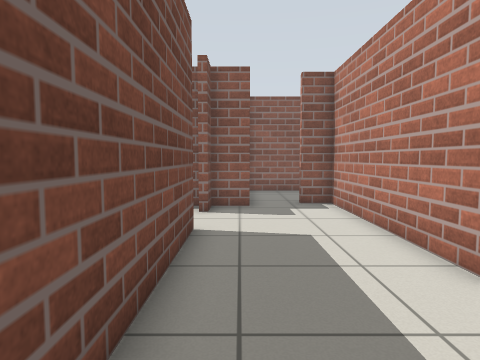
view 1 (above)

16 first-person views from a walk through a robot-simulator world made for Gazebo. The camera is 0.88 m above the floor, tilts 4° down and sees 75° across. The floor is counted in squares, 0.5 m on a side. Each view is taken from the middle of a square. On the plan, view 1 faces up. The plan holds only what a view shows up to about 16 squares ahead; the rest is blank. Robots are left out.

view 2
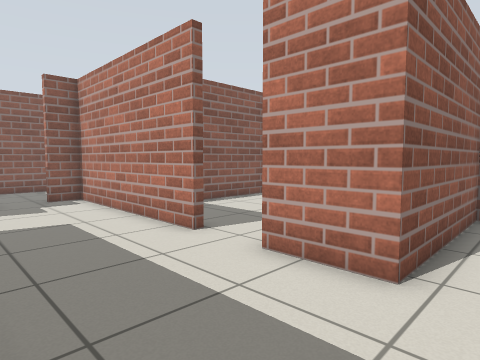

view 3
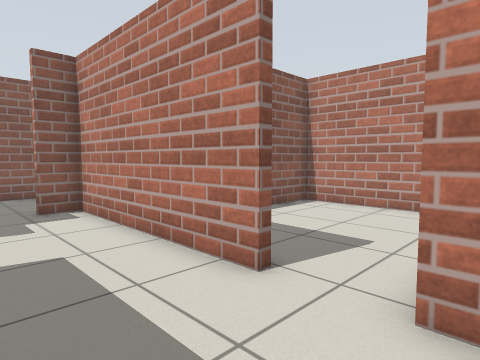

view 4
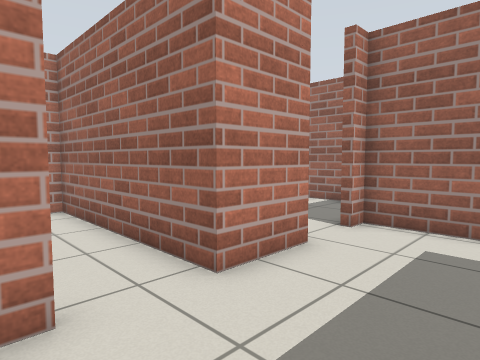

view 5
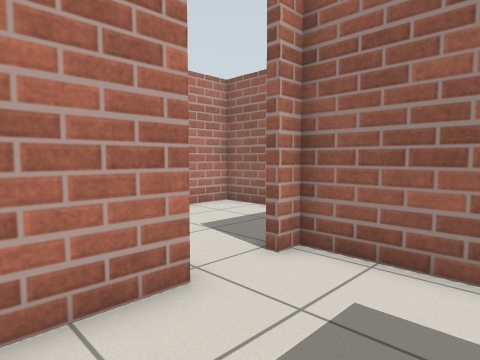

view 6
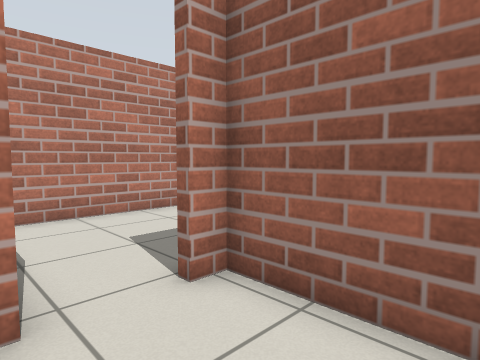

view 7
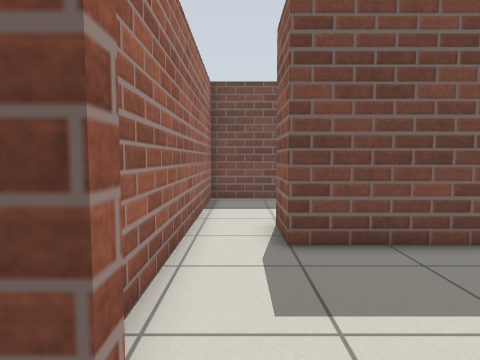

view 8
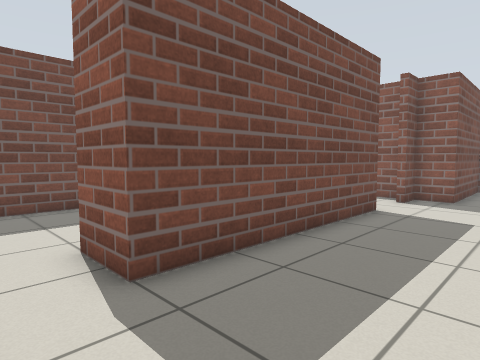

view 9
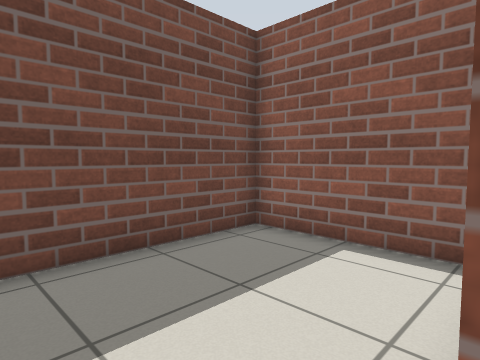

view 10
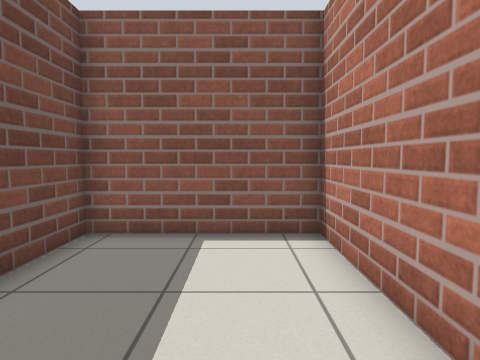

view 11
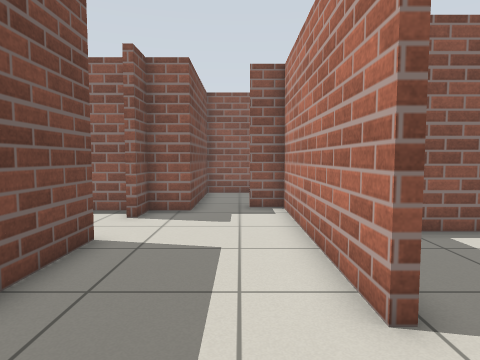

view 12
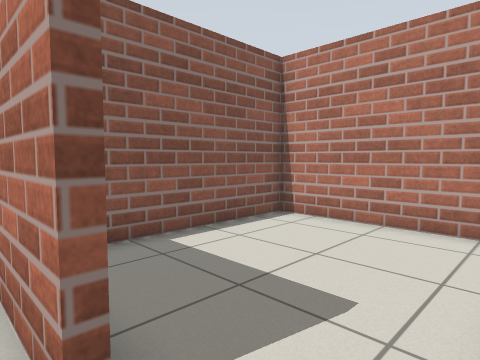

view 13
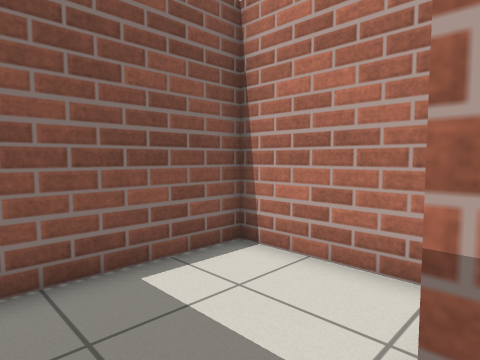

view 14
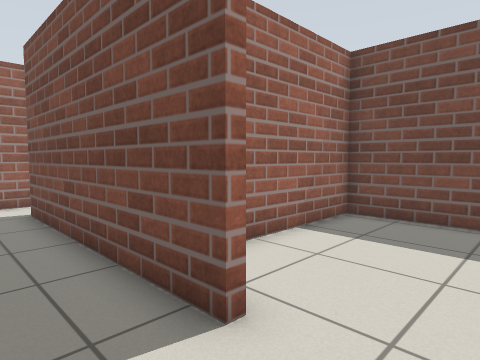

view 15
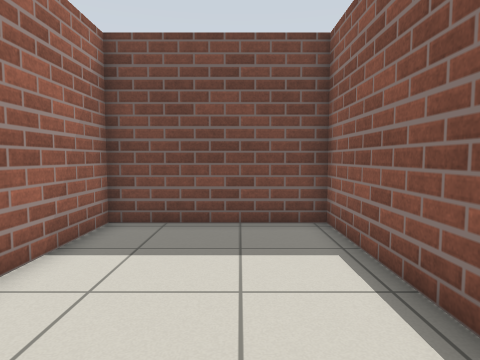

view 16
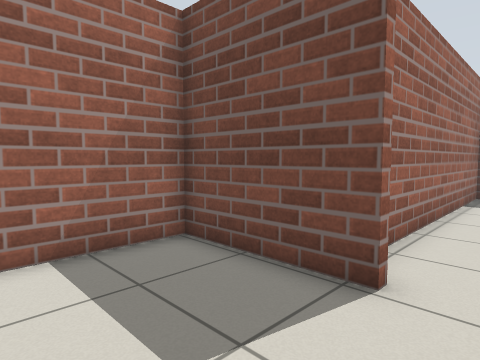

### Floor plan
Points are (right, up) in squares from view 1. A wall is a line through its corners. A room is listed if a view was taken in it or the views show most of it. See-through windows are left out.
Room 1 (views 1, 2, 3, 4, 5, 6, 8, 9, 11, 12, 13, 14, 15)
walls: (3.6, 4.1) (3.6, 12) (2.2, 12); (-1.1, 7.8) (-1.1, -1.1) (-3.2, -1.1); (3.6, -0.6) (3.6, 1.9) (4.6, 1.9); (0.4, 12.5) (0.4, 11.3) (-1.1, 11.3) (-1.1, 10.1); (-4.5, -3.3) (3.6, -3.3) (3.6, -2.5)
ways out: opening at (4, -1.5) to room 2; opening at (-3.5, -2.5) to room 3; opening at (4, 3.5) to room 4; opening at (-1, 9) to room 5; opening at (1.5, 12) to room 6
Room 2 (views 7, 16)
walls: (3.8, -2.5) (3.8, -7) (9.7, -7) (9.7, -0.6) (3.6, -0.6)
ways out: opening at (4, -1.5) to room 1
Room 3 (view 10)
walls: (-3.1, -0.8) (-3.1, 4.1) (-8.5, 4.1) (-8.5, -3.3) (-4.5, -3.3)
ways out: opening at (-3.5, -2.5) to room 1
Room 4 (no view inside)
walls: (4.6, 1.9) (11.3, 1.9) (11.3, 8.3) (5.5, 8.3)
ways out: opening at (4, 3.5) to room 1
Room 5 (no view inside)
walls: (-1.4, 11.3) (-8.4, 11.3) (-8.4, 5.5) (-3.6, 5.5)
ways out: opening at (-1, 9) to room 1
Room 6 (no view inside)
walls: (5.8, 13.1) (5.8, 16.7) (0.4, 16.7) (0.4, 12.5)
ways out: opening at (1.5, 12) to room 1

Positions as (right, up) in squares from view 1, and headings:
1: (0, 0), facing up
2: (-1, -2), facing up-right
3: (0, 1), facing up-right
4: (0, 5), facing down-right
5: (0, 2), facing down-right
6: (0, 0), facing down-right
7: (5, -2), facing left
8: (3, -3), facing up-left
9: (-3, -2), facing up-left
10: (-5, -3), facing up
11: (2, 1), facing up
12: (3, 2), facing up-right
13: (1, 12), facing up-right
14: (1, 10), facing down-left
15: (0, 9), facing left
16: (8, -1), facing down-left
